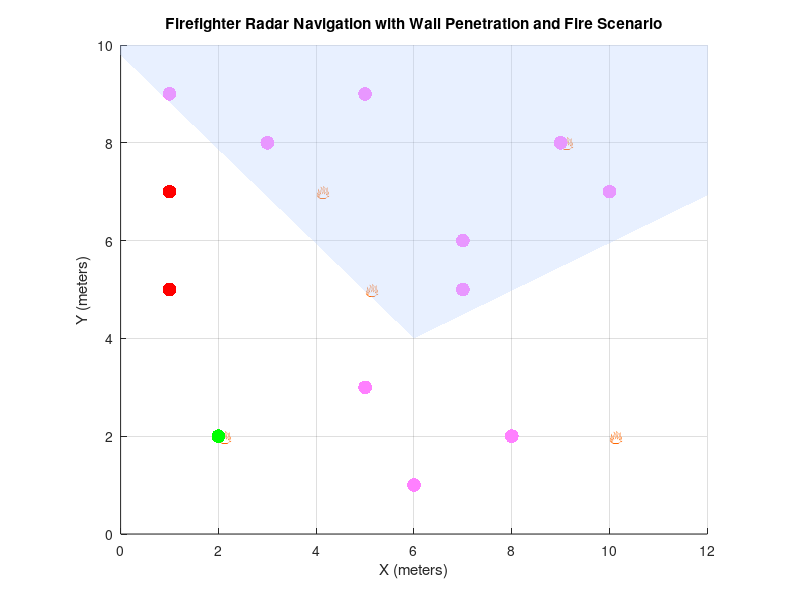

Reproduce this figure in MATLAB.
clc; clear; close all;

%% Floor dimensions
floor_width = 12;  
floor_height = 10;

figure;
hold on;
axis equal;
axis([0 floor_width 0 floor_height]);
xlabel('X (meters)');
ylabel('Y (meters)');
title('Firefighter Radar Navigation with Wall Penetration and Fire Scenario');
grid on;

%% Draw outer walls
rectangle('Position', [0, 0, floor_width, floor_height], 'EdgeColor', 'k', 'LineWidth', 3);

% Internal walls
rectangle('Position', [4, 0, 0.2, 6], 'FaceColor', [0.5 0.5 0.5]);
rectangle('Position', [0, 6, 6, 0.2], 'FaceColor', [0.5 0.5 0.5]);
rectangle('Position', [8, 4, 0.2, 6], 'FaceColor', [0.5 0.5 0.5]);
rectangle('Position', [6, 4, 2.2, 0.2], 'FaceColor', [0.5 0.5 0.5]);

%% Fire symbols (🔥)
fire_x = [2, 9, 5, 10,4];
fire_y = [2, 8, 5, 2,7];
for i = 1:length(fire_x)
    % text(fire_x(i), fire_y(i), '🔥', 'FontSize', 14);
    text(fire_x(i), fire_y(i), '🔥', 'FontSize', 14, 'Color', [1 0.4 0]); 

end

%% Targets
num_targets = 13;
target_x = [2, 5, 7, 10, 9, 1, 3, 6, 8, 1, 7, 5,1];
target_y = [2, 3, 5, 7, 8, 9, 8, 1, 2, 7, 6, 9,5];
target_detected = zeros(1, num_targets);
target_wall_detected = zeros(1, num_targets); % New: wall penetration detection
h_targets = scatter(target_x, target_y, 100, 'r', 'filled');

%% Radar parameters
fov_angle = 110;    
max_range = 25;     
scan_speed = 0.15;  
rotation_speed = 2; 
wall_loss_factor = 2;

%% Firefighter (Radar) movement path
x_path = [1:0.5:3, 3*ones(1,5), 3:0.5:9, 9*ones(1,6), 9:-0.5:6, 6*ones(1,6), 6:-0.5:1];
y_path = [ones(1,5)*1, 1:1:5, ones(1,13)*5, 5:1:9, ones(1,7)*9, 9:-1:4];

if length(x_path) ~= length(y_path)
    min_len = min(length(x_path), length(y_path));
    x_path = x_path(1:min_len);
    y_path = y_path(1:min_len);
end

rotation_angle = 1; 

%% Animation
for t = 1:length(x_path)
    radar_pos = [x_path(t), y_path(t)];
    
    % Clear previous FOV
    h_fov = findobj('Type', 'Patch');
    delete(h_fov);
    
    % Draw radar
    h_radar = plot(radar_pos(1), radar_pos(2), 'bo', 'MarkerSize', 10, 'MarkerFaceColor', 'b');
    
    % Calculate FOV points
    theta = linspace(rotation_angle - fov_angle/2, rotation_angle + fov_angle/2, 50);
    x_fov = radar_pos(1) + max_range * cosd(theta);
    y_fov = radar_pos(2) + max_range * sind(theta);

    % --- Wall attenuation visualization ---
    walls_crossed = 0;
    if radar_pos(1) < 4 && any(x_fov > 4) && any(x_fov < 4.2) && any(y_fov < 6)
        walls_crossed = walls_crossed + 1;
    end
    if radar_pos(2) < 6 && any(y_fov > 6) && any(x_fov < 6)
        walls_crossed = walls_crossed + 1;
    end
    if radar_pos(1) < 8 && any(x_fov > 8) && any(y_fov > 4)
        walls_crossed = walls_crossed + 1;
    end
    if radar_pos(2) < 4 && any(y_fov > 4) && any(x_fov >=6 & x_fov<=8)
        walls_crossed = walls_crossed + 1;
    end

    switch walls_crossed
        case 0
            fov_color = [0.2 0.6 1]; % Strong blue
            alpha_val = 0.9;
        case 1
            fov_color = [0.4 0.7 1]; % Lighter blue
            alpha_val = 0.6;
        otherwise
            fov_color = [0.7 0.8 1]; % Very faded blue
            alpha_val = 0.3;
    end
    
    fill([radar_pos(1) x_fov], [radar_pos(2) y_fov], fov_color, 'FaceAlpha', alpha_val, 'EdgeColor', 'none');
    
    % Check detections
    for i = 1:num_targets
        if ~target_detected(i)
            dx = target_x(i) - radar_pos(1);
            dy = target_y(i) - radar_pos(2);
            distance = sqrt(dx^2 + dy^2);
            angle = atan2d(dy, dx);
            if angle < 0
                angle = angle + 360;
            end
            
            rot_angle_norm = mod(rotation_angle, 360);
            
            % Wall crossing for each target
            num_walls = 0;
            if (target_x(i) > 4 && radar_pos(1) < 4)
                num_walls = num_walls + 1;
            end
            if (target_y(i) > 6 && radar_pos(2) < 6)
                num_walls = num_walls + 1;
            end
            if (target_x(i) > 8 && radar_pos(1) < 8)
                num_walls = num_walls + 1;
            end
            if (target_y(i) > 4 && radar_pos(2) < 4)
                num_walls = num_walls + 1;
            end
            
            effective_range = max_range / (wall_loss_factor ^ num_walls);
            
            if (distance <= effective_range) && ...
               (angle >= rot_angle_norm - fov_angle/2) && ...
               (angle <= rot_angle_norm + fov_angle/2)
                target_detected(i) = 1;
                if num_walls >= 1
                    target_wall_detected(i) = 1; % Detected through wall
                end
            end
        end
    end
    
    % Update target colors
    colors = repmat([1 0 0], num_targets, 1); % Default Red
    % Green: direct detection
    colors(logical(target_detected & ~target_wall_detected), :) = repmat([0 1 0], sum(target_detected & ~target_wall_detected), 1);
    % Orange: wall detection
    colors(logical(target_wall_detected), :) = repmat([2 0.5 1], sum(target_wall_detected), 1);
    
    set(h_targets, 'CData', colors);
    
    % Rotate FOV
    rotation_angle = rotation_angle + rotation_speed;
    if rotation_angle > 360
        rotation_angle = rotation_angle - 360;
    end
    
    pause(0.1);
    delete(h_radar);
end

hold off;
